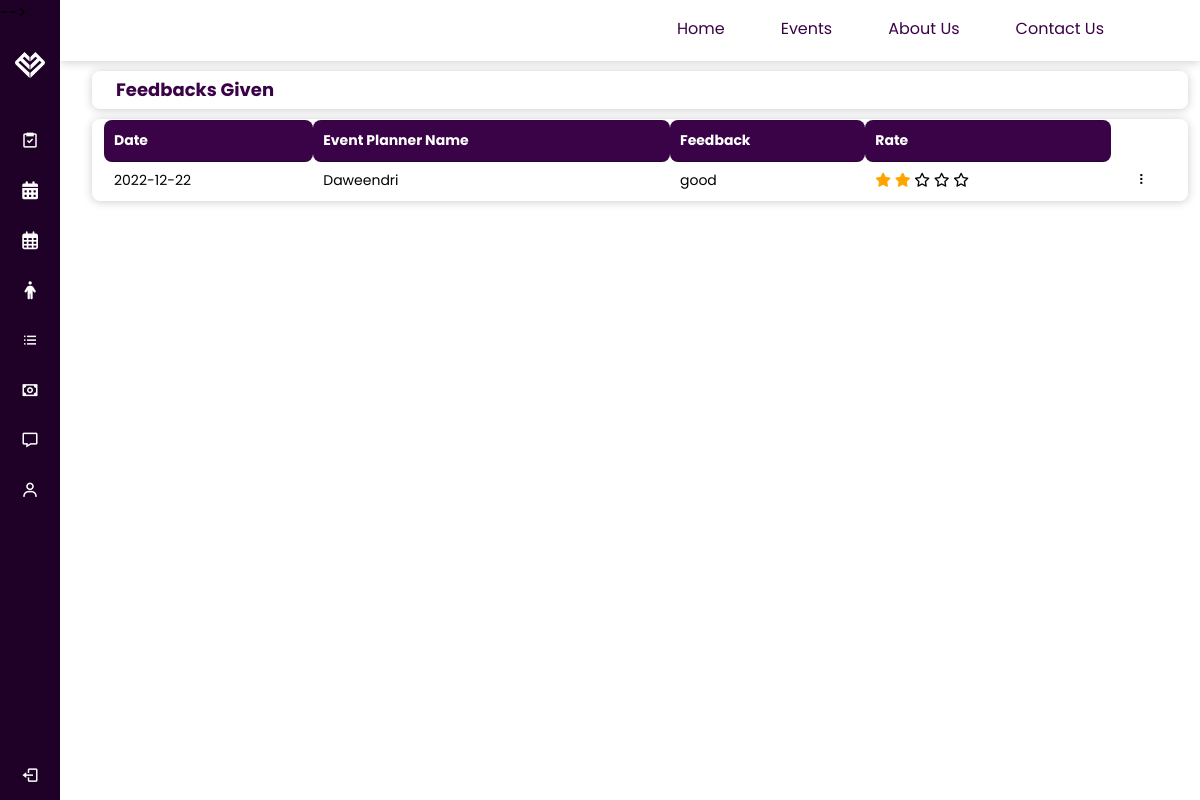
Page /pages/customer/ViewFeedback.php on the committed database.
### tables this page shows
CREATE TABLE `feedback` (
  `id` int(11) NOT NULL,
  `date` date NOT NULL,
  `name` varchar(50) NOT NULL,
  `text` varchar(255) NOT NULL,
  `rate` int(10) DEFAULT NULL
);

### pages/customer/ViewFeedback.php (the view, shortened to what this page needs)
<?php
include('customer_sidenav.php');
include('customer_header.php');
?>
<!DOCTYPE html>
<html>
<head>
    <link rel="stylesheet" href="../../css/eventPlannerMain.css">
    <link rel="stylesheet" href="../../css/Custcss3.css">
    <link rel="stylesheet" href="https://cdnjs.cloudflare.com/ajax/libs/font-awesome/4.7.0/css/font-awesome.min.css">
    <link rel="stylesheet" href="https://cdn.datatables.net/1.10.19/css/jquery.dataTables.min.css" />
</head>
<body>
 <div class="grid-container-payments">
        <div class="gridSearch">
            <div class="searchSec">
            <div class="page-title"> Feedbacks Given </div>
            </div>
        </div>
        <div class="gridMain">
            <table  id="example" class="display">
                <thead>
                    <tr>
                        <th>Date</th>
                        <th>Event Planner Name</th>
                        <th>Feedback</th>
                        <th>Rate</th>
                    </tr>
                </thead>
                <tbody>
                    <?php
                    $sName = "localhost";
                    $uName = "root";
                    $pass = "";
                    $db_name = "eventra";
                    $conn = mysqli_connect($sName, $uName, $pass, $db_name);
                    $sql = "SELECT * FROM `Feedback`";
                    $result = mysqli_query($conn, $sql);
                    while ($row = mysqli_fetch_assoc($result)) {
                    ?>
                        <tr>
                            <td><?php echo $row['date'] ?></td>
                            <td><?php echo $row['name'] ?></td>
                            <td><?php echo $row['text'] ?></td>
                            <td><?php $rate= $row['rate'];
                                for($i =0 ; $i < $rate; $i++){
                                    ?>
                                    <i class="fa-solid fa-star"></i>
                                    <?php
                                }
                                for($x=$rate; $x<5 ;$x++){
                                    ?>
                                    <i class="fa-regular fa-star"></i>
                                    <?php
                                }
                            ?></td>
                            <td class="tCenter menu">&#10247
                        </td>
                        <?php
                    }
                        ?>
                        </tr>
                </tbody>
            </table>
        </div>
    </div>
</body>
</html>

### css/sidenav.css (style rules this page uses)
* { margin: 0; padding: 0; box-sizing: border-box; font-family: 'Poppins', sans-serif; }

### css/navigationBar.css (style rules this page uses)
* { margin: 0; padding: 0; box-sizing: border-box; font-family: 'Poppins', sans-serif; }
:root { --mainColor: #490258; }

### css/eventPlannerMain.css (style rules this page uses)
body { font-family: 'Nunito'; background: #FAFAFA; width: 100%; height: 100%; margin: 0; padding: 0; background: #fff; }
:root { --mainColor: #3a0247; --mainGradient: linear-gradient(94.56deg, #6C429C 0%, #7D56AA 100%); }
.grid-container-payments { margin-left: 240px; transition: all 0.5s ease; }
.gridSearch, .gridMain { border-radius: 0.5rem; margin: 0 1vw; padding: 0.2vh 1vw; box-shadow: 0 1px 10px 0 rgba(0, 0, 0, 0.2); }
.gridSearch { grid-area: search; }
.gridMain { grid-area: main; }
.grid-container-payments { display: grid; grid-template-areas: 'search' 'main'; gap: 10px; padding: 10px 0 10px 20px; }
table { width: 100%; border-radius: .5rem; font-size: 14px; }
th { background-color: var(--mainColor); color: white; padding: 1rem; text-align: center; cursor: pointer; }
th, td { padding: 10px 5px; border-radius: .5rem; position: relative; }
tr { cursor: pointer; }
.tCenter { text-align: center; }
.searchSec { display: flex; align-items: center; flex-grow: 1; padding: 0.5vh 1vw; position: relative; justify-content: start; }
.page-title { flex-grow: 1; font-size: 18px; font-weight: 900px; font-weight: 700; color: #3a0247; }
@media (max-width:1240px) { .grid-container-payments { margin-left: 60px; } }
.fa-solid { color: orange; }

### css/Custcss3.css (style rules this page uses)
th, td { padding: 10px 5px; border-radius: .5rem; position: relative; }
tr { cursor: pointer; }
.tCenter { text-align: center; }

### rows in the picture
feedback: date "2022-12-22", name "Daweendri", text "good", rate 2 (drawn)
